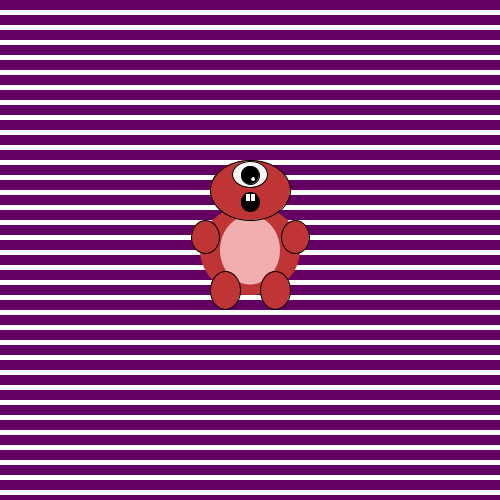
Frame 1 (no input)
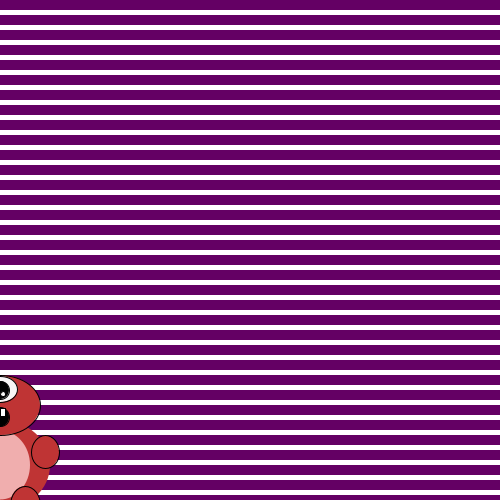
Frame 60 (the mouse pressed at the canvas centre just before this capture)
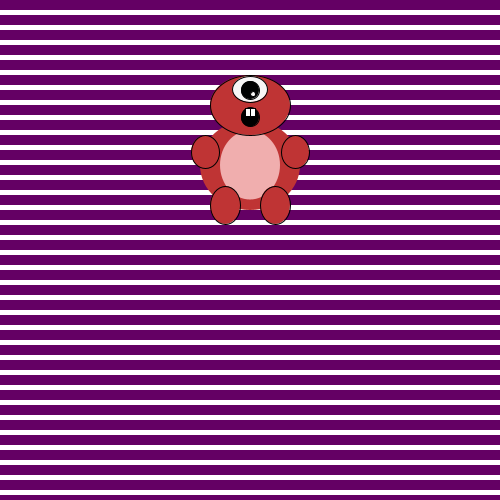
Frame 120 (the mouse held since frame 60 and released just before this capture)

The Processing sketch that drew these frames (run headless with seeded random() and noise(); from frame 60 on, the mouse is pressed at the canvas centre):

// Processing sketch: processing_127867
// ── processing_127867.pde

int greenX = 250;
int greenY = 250;

int richting;
int teller = 0;

int spatie;
int y;
int stop;
boolean test = true;

void setup() {
  size(500,500);
  richting = 5;
  y=0;
  spatie = 15;
  stop = 500;
}

void draw(){
  background(255,255,255);
 
  while ( y < stop){
    noStroke();
    fill(100,0,100);
    rect(0,y,500,10);
    y = y + spatie;
  }
  
  y=0;
  
  if(test ==true){
    fill(191, 52, 52);
  }
  
  if(test == false){
    fill(234, 121, 0);
  }
  
  /*body*/
  ellipseMode(CENTER);
  ellipse(greenX, greenY, 100, 90);
  
  /*inside*/
  fill(240, 174, 174);
  ellipseMode(CENTER);
  ellipse(greenX,greenY, 60, 69);
  stroke(0);
  
if(test ==true){
    fill(191, 52, 52);
  }
  
  if(test == false){
    fill(234, 121, 0);
  }
  
  /*head*/
  ellipseMode(CENTER);
  ellipse(greenX,greenY -60, 80, 60);
  
    /*mouth*/
  fill(0);
  ellipseMode(CENTER);
  ellipse(greenX,greenY -48, 18, 19);
  
  /*teeth left*/
  fill(255);
  rect(greenX -5,greenY -57, 5,8);
 
  /*teeth right*/
  fill(255);
  rect(greenX,greenY -57, 5, 8);
  
  /*eye*/
  fill(247, 245, 245);
  ellipseMode(CENTER);
  ellipse(greenX,greenY -76, 35, 26);
  
  /*pupil*/
  fill(0);
  ellipseMode(CENTER);
  ellipse(greenX, greenY -75, 18, 18);
  
  /*iris*/
  fill(247, 245, 245);
  ellipseMode(CENTER);
  ellipse(greenX +3, greenY -71, 5, 5);
  
if(test ==true){
    fill(191, 52, 52);
  }
  
  if(test == false){
    fill(234, 121, 0);
  }
  
  /*foot left*/
  ellipseMode(CENTER);
  ellipse(greenX -25, greenY +40, 30, 38);
  
  /*foot right*/
  ellipseMode(CENTER);
  ellipse(greenX +25, greenY +40, 30, 38);
  
  /*hand left*/
  ellipseMode(CENTER);
  ellipse(greenX -45, greenY -13, 28, 33);
  
  /*hand right*/
  ellipseMode(CENTER);
  ellipse(greenX +45, greenY -13, 28, 33);
 
  /*left and right*/
  greenX = mouseX;
   
  /*repeat*/
  if(greenY==-30) {
    greenY=200;
  }
 
 
  /*richting*/
   greenY = greenY + richting;
 
 if(greenY  >500 || greenY <0 ){
   richting = -richting;
   teller = teller + 1;
 }

if(teller == 10){
   teller = 0;
   test = !test;
 } 
 
   println(greenY);
   println(teller);
   println(test);

}
